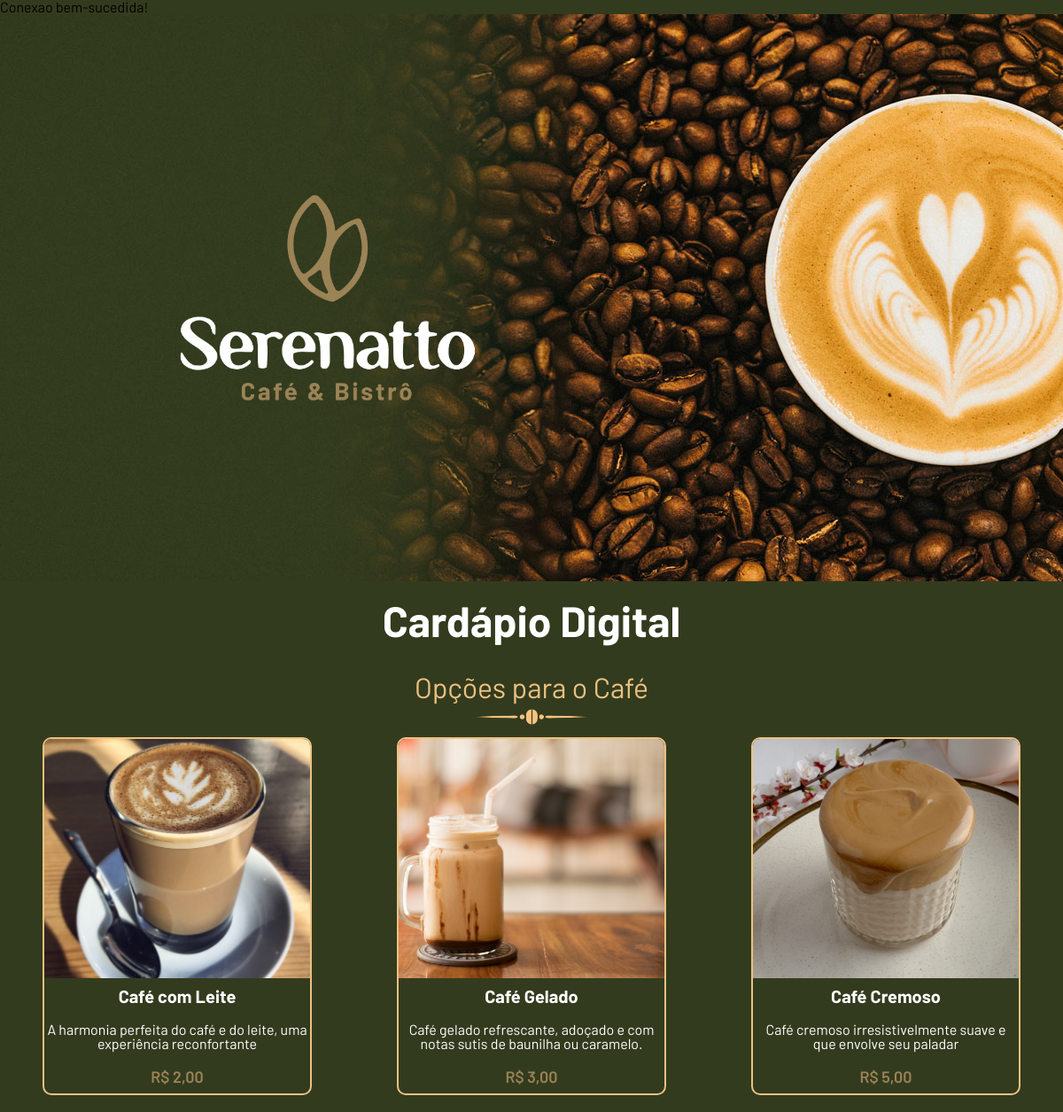
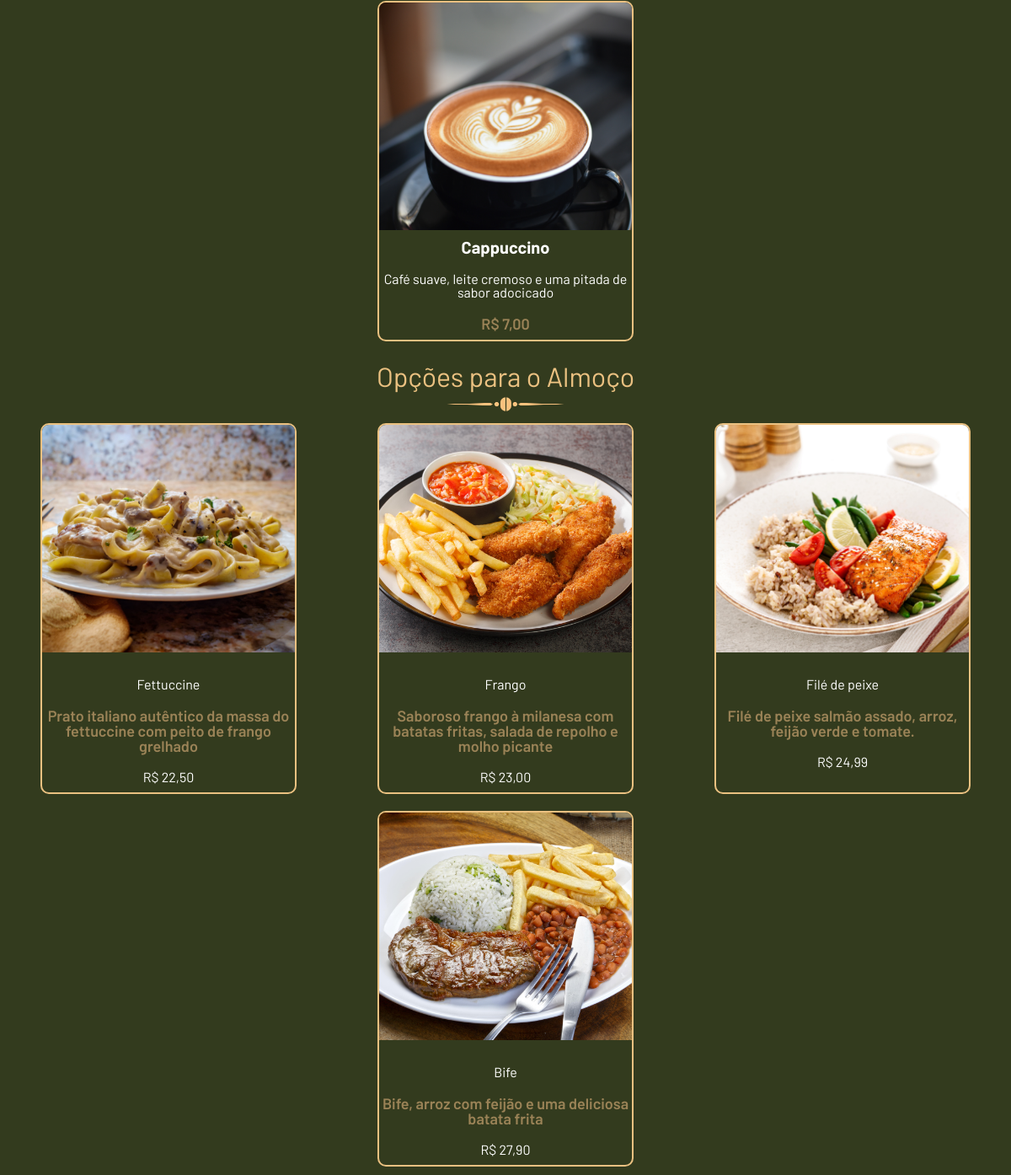
The page / on the database its author committed (2 pictures, top to bottom).
### tables this page shows
CREATE TABLE `produtos` (
    `id` INT NOT NULL AUTO_INCREMENT, 
    `tipo` VARCHAR(45) NOT NULL, 
    `nome` VARCHAR(45) NOT NULL, 
    `descricao` VARCHAR(90) NOT NULL, 
    `imagem` VARCHAR(80) NOT NULL, 
    `preco` DECIMAL (5,2) NOT NULL, 
    PRIMARY KEY (`id`)
);

### src/Repositorio/ProdutoRepositorio.php (called while the page is built)
<?php
class ProdutoRepositorio
{
    private PDO $pdo;
    public function __construct(PDO $pdo)
    {
        $this->pdo = $pdo;
    }
    public function opcoesCafe(): array
    {
        $sql1 = "SELECT * FROM produtos WHERE tipo = 'Café' ORDER BY preco";
        $statement = $this->pdo->query($sql1);
        $produtosCafe = $statement->fetchAll(PDO::FETCH_ASSOC);
        $dadosCafe = array_map(function($cafe) {
            return new Produto(
                $cafe['id'],
                $cafe['tipo'],
                $cafe['nome'],
                $cafe['descricao'],
                $cafe['imagem'],
                $cafe['preco']
            );
        }, $produtosCafe);
        return $dadosCafe;
    }
    public function opcoesAlmoco(): array
    {
        $sql2 = "SELECT * FROM produtos WHERE tipo = 'Almoço' ORDER BY preco";
        $statement = $this->pdo->query($sql2);
        $produtosAlmoco = $statement->fetchAll(PDO::FETCH_ASSOC);
        $dadosAlmoco = array_map(function($almoco) {
            return new Produto(
                $almoco['id'],
                $almoco['tipo'],
                $almoco['nome'],
                $almoco['descricao'],
                $almoco['imagem'],
                $almoco['preco']
            );
        }, $produtosAlmoco);
        return $dadosAlmoco;
    }
}

### src/Modelo/Produto.php (called while the page is built, shortened)
<?php
class Produto
{
    private string $nome;
    private string $descricao;
    private string $imagem;
    private float $preco;
public function __construct(int $id, string $tipo, string $nome, string $descricao, string $imagem, float $preco)
{
    $this->nome = $nome;
    $this->descricao = $descricao;
    $this->imagem = $imagem;
    $this->preco = $preco;
}
    public function getNome(): string
    {
        return $this->nome;
    }
    public function getDescricao(): string
    {
        return $this->descricao;
    }
    public function getImagemDiretorio(): string
    {
        return "img/" . $this->imagem;
    }
    public function getPrecoFormatado(): string
    {
        return "R$ " . number_format($this->preco, 2, ',', '.');
    }
}

### index.php (the view, shortened to what this page needs)
<?php
    require "src/conexao-bd.php";
    require "src/Modelo/Produto.php";
    require "src/Repositorio/ProdutoRepositorio.php";
    $produtoRepositorio = new ProdutoRepositorio($pdo);
    $dadosCafe = $produtoRepositorio->opcoesCafe();
    $dadosAlmoco = $produtoRepositorio->opcoesAlmoco();
?>
<!doctype html>
<html lang="pt-br">
<head>
    <link rel="stylesheet" href="css/reset.css">
    <link rel="stylesheet" href="css/index.css">
</head>
<body>
    <main>
        <section class="container-banner">
            <div class="container-texto-banner">
                <img src="img/logo-serenatto.png" class="logo" alt="logo-serenatto">
            </div>
        </section>
        <h2>Cardápio Digital</h2>
        <section class="container-cafe-manha">
            <div class="container-cafe-manha-titulo">
                <h3>Opções para o Café</h3>
                <img class= "ornaments" src="img/ornaments-coffee.png" alt="ornaments">
            </div>
            <div class="container-cafe-manha-produtos">
                <?php foreach($dadosCafe as $cafe): ?>
                <div class="container-produto">
                    <div class="container-foto">
                        <img src="<?= $cafe->getImagemDiretorio() ?>">
                    </div>
                    <p><?= $cafe->getNome() ?></p>
                    <p><?= $cafe->getDescricao() ?></p>
                    <p><?=$cafe->getPrecoFormatado()?></p>
                </div>
                <?php endforeach; ?>
            </div>
        </section>
        <section class="container-almoco">
            <div class="container-almoco-titulo">
                <h3>Opções para o Almoço</h3>
                <img class= "ornaments" src="img/ornaments-coffee.png" alt="ornaments">
            </div>
            <div class="container-almoco-produtos">
            <?php foreach($dadosAlmoco as $almoco): ?>
                <div class="container-produto">
                    <div class="container-foto">
                        <img src="<?= $almoco->getImagemDiretorio() ?>">
                    </div>
                    <p><p><?= $almoco->getNome() ?></p>
                    <p><?= $almoco->getDescricao() ?></p>
                    <p><?= $almoco->getPrecoFormatado() ?></p>
                </div>
                <?php endforeach; ?>
            </div>
        </section>
    </main>
</body>
</html>

### css/index.css (style rules this page uses)
.logo { width: 500px; }
body { background-color: #333B1E; font-family: 'Barlow', sans-serif; }
main { height: 100vh; }
.container-banner { width: 100%; height: 80%; background-image: url("../img/banner-site.jpg"); background-position: center; background-repeat: no-repeat; }
.container-texto-banner { display: flex; justify-content: center; flex-direction: column; margin: 0 auto; width: 80%; height: 100%; }
.container-banner h1,p { color: #FFFFFF; }
h2 { text-align: center; font-size: 48px; margin: 20px 0px; color: #FFF; font-weight: bold; }
.container-cafe-manha, .container-almoco { display: flex; justify-content: center; flex-direction: column; }
.container-cafe-manha-titulo, .container-almoco-titulo { display: flex; flex-direction: column; align-items: center; }
.container-cafe-manha-titulo h3, .container-almoco-titulo h3 { font-size: 32px; color: #EBC181; text-align: center; margin: 15px 0px 5px; }
.container-cafe-manha-produtos, .container-almoco-produtos { display: flex; justify-content: space-around; flex-wrap: wrap; }
.container-produto { display: flex; flex-direction: column; align-items: center; border-radius: 10px; border: solid #EBC181 2px; overflow: hidden; margin: 10px; width: 300px; height: auto; }
.container-produto img { width: 350px; height: 270px; object-fit: cover; }
.container-produto p { margin: 10px 0; text-align: center; }
.container-produto p:nth-child(4) { color: #9B8357; font-size: 18px; font-weight: 600; }
.container-produto p:nth-child(2) { font-weight: bold; font-size: 20px; }
.ornaments { width: 200px; }

### rows shown on the page
produtos: imagem (picture), nome "Café com Leite", descricao "A harmonia perfeita do café e do leite, uma experiência reconfortante", preco "R$ 2,00"
produtos: imagem (picture), nome "Café Gelado", descricao "Café gelado refrescante, adoçado e com notas sutis de baunilha ou caramelo.", preco "R$ 3,00"
produtos: imagem (picture), nome "Café Cremoso", descricao "Café cremoso irresistivelmente suave e que envolve seu paladar", preco "R$ 5,00"
produtos: imagem (picture), nome "Cappuccino", descricao "Café suave, leite cremoso e uma pitada de sabor adocicado", preco "R$ 7,00"
produtos: imagem (picture), nome "Fettuccine", descricao "Prato italiano autêntico da massa do fettuccine com peito de frango grelhado", preco "R$ 22,50"
produtos: imagem (picture), nome "Frango", descricao "Saboroso frango à milanesa com batatas fritas, salada de repolho e molho picante", preco "R$ 23,00"
produtos: imagem (picture), nome "Filé de peixe", descricao "Filé de peixe salmão assado, arroz, feijão verde e tomate.", preco "R$ 24,99"
produtos: imagem (picture), nome "Bife", descricao "Bife, arroz com feijão e uma deliciosa batata frita", preco "R$ 27,90"
